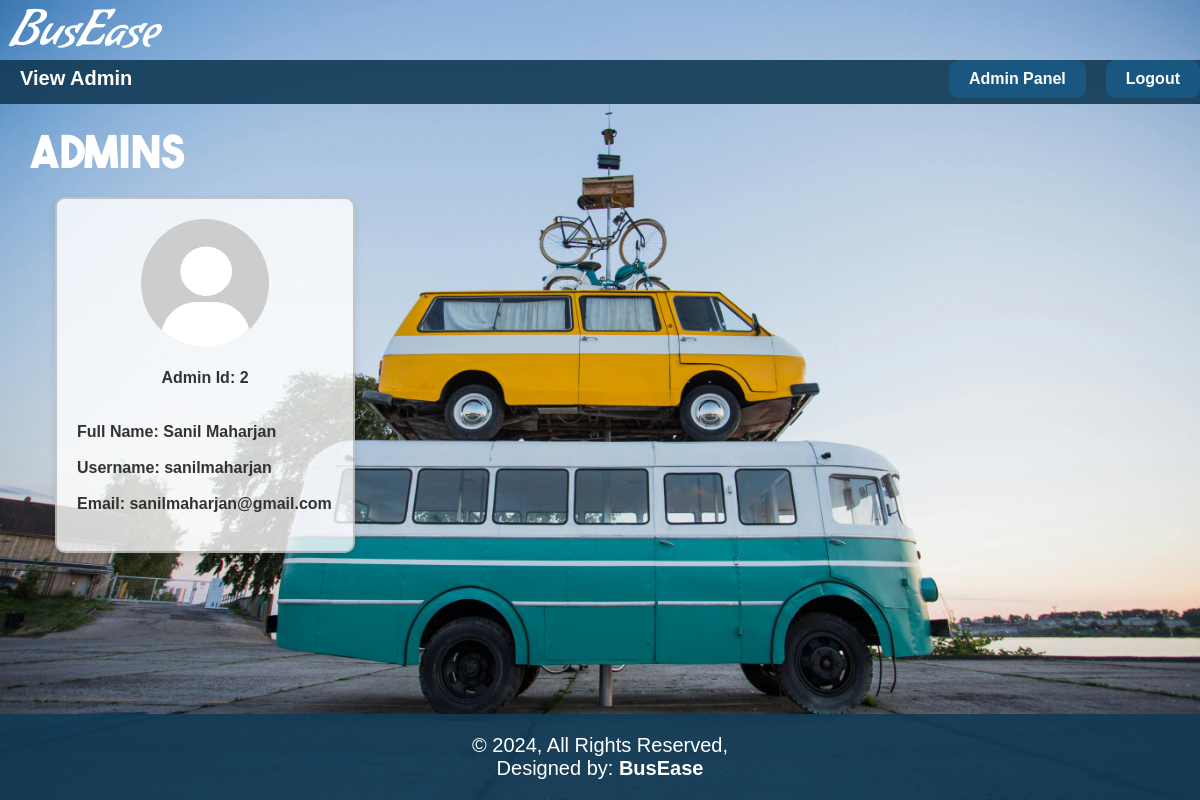
The page /php/viewadmin.php (signed in) on the database its author committed.
### tables this page shows
CREATE TABLE `user` (
  `user_id` int(255) NOT NULL,
  `fullname` varchar(255) NOT NULL,
  `email` varchar(255) NOT NULL,
  `username` varchar(255) NOT NULL,
  `password` varchar(255) NOT NULL,
  `usertype` varchar(255) NOT NULL DEFAULT 'user'
);

### php/viewadmin.php (the view, shortened to what this page needs)
<?php
include("connect.php");
?>
<!DOCTYPE html>
<html lang="en">
<head>
    <link rel="stylesheet" href="../css/view.css">
</head>
<body>
    <div class="wrapper">
        <div class="header">
            <div class="logo">
                <a href="homepage.html">BusEase</a>
            </div>
        </div>
        <div class="nav">
            <div class="nav1">
                <h1>View Admin</h1>
            </div>
            <div class="nav2">
                <ul>
                    <li><a href="admin.php">Admin Panel</a></li>
                    <li><a href="logout.php">Logout</a></li>
                </ul>
            </div>
        </div>
        <div class="container">
            <h1>Admins</h1>
            <br>
            <div class="grid">
                <?php
                $query = "SELECT user_id, fullname, username, email FROM user WHERE usertype='admin'";
                $result = mysqli_query($conn, $query);
                if ($result) {
                    if (mysqli_num_rows($result) > 0) {
                        while ($row = mysqli_fetch_assoc($result)) {
                            ?>
                            <div style="text-align: center; font-weight: bold" class="dis">
                           <div class="userimagecontainer">
                           <img src="../Pictures/admin_user_pfp.jpg" alt="pfp" style="width: 50%">
                           </div>
                           <br>
                                <label for="user_id" style='text-align:center';>Admin Id: <?php echo htmlspecialchars($row['user_id']); ?></label>
                                <br><br>
                                <label for="fullname">Full Name: <?php echo htmlspecialchars($row['fullname']); ?></label>
                                <br>
                                <label for="username">Username: <?php echo htmlspecialchars($row['username']); ?></label>
                                <br>
                                <label for="email">Email: <?php echo htmlspecialchars($row['email']); ?></label>
                                <br>
                            </div>
                            <?php
                        }
                    } else {
                        echo "<p style='font-size:25px; margin:0px; color:red; font-weight: bold;'>No users found</p>";
                    }
                } else {
                    echo "<p style='color: red; font-size:20px;'>Error fetching data: " . mysqli_error($conn) . "</p>";
                }
                ?>
            </div>
        </div>
        <div class="footer">
            <p>&copy; 2024, All Rights Reserved,<br>Designed by: <b>BusEase</b></p>
        </div>
    </div>
</body>
</html>

### css/view.css (style rules this page uses)
* { padding: 0px; margin: 0px; box-sizing: border-box; }
body { background-image: url(../Pictures/background_image_for_admin.jpg); background-repeat: no-repeat; background-attachment: fixed; background-size: cover; font-family: "Titillium Web", Arial, Helvetica; display: flex; flex-direction: column; height: 100vh; }
.wrapper { width: 100%; margin: 0 auto; flex-grow: 1; display: flex; flex-direction: column; }
.header { display: flex; vertical-align: middle; width: 100%; height: 60px; }
.logo { padding-left: 10px; float: left; }
.logo a { text-decoration: none; color: #ffffff; font-size: 50px; font-family: font; }
.nav { background-color: rgba(17 ,58, 85,0.9); width: 100%; height: 44px; }
.nav h1 { margin: 0; padding: 7px 20px; float: left; color: #fff; font-size: 20px; }
.nav2 ul { margin: 0; padding: 0; list-style: none; float: right; }
.nav2 ul li { display: inline; }
.nav2 ul li a { margin-left: 20px; background-color: #195780; border: none; color: #fff; text-decoration: none; padding: 9.8px 20px; float: left; font-weight: bold; border-radius: 10px; }
.container { display: flex; flex-direction: column; padding: 30px; flex-grow: 1; }
.container h1 { color: rgb(255, 255, 255); font-family: myfont; text-transform: uppercase; margin-bottom: 0px; font-size: 45px; }
.grid { padding-left: 25px; display: flex; flex-wrap: wrap; gap: 70px; }
.dis { width: 300px; padding: 20px; border: 2px solid rgba(0, 0, 0, 0.2); background-color: rgba(255, 255, 255, 0.8); box-shadow: 0px 4px 8px rgba(0, 0, 0, 0.1); border-radius: 10px; transition: transform 0.3s, box-shadow 0.3s; }
.dis label { text-align: left; font-weight: bold; display: block; font-size: 16px; color: #333; }
.footer { margin-top: 35px; width: 100%; padding-top: 20px; padding-bottom: 20px; background-color:rgba(17 ,58, 85,0.9); }
.footer p { margin: 0; padding: 0; color: #fff; text-align: center; font-size: 20px; }

### rows shown on the page
user: user_id "2", fullname "Sanil Maharjan", username "sanilmaharjan", email "sanilmaharjan@gmail.com"
